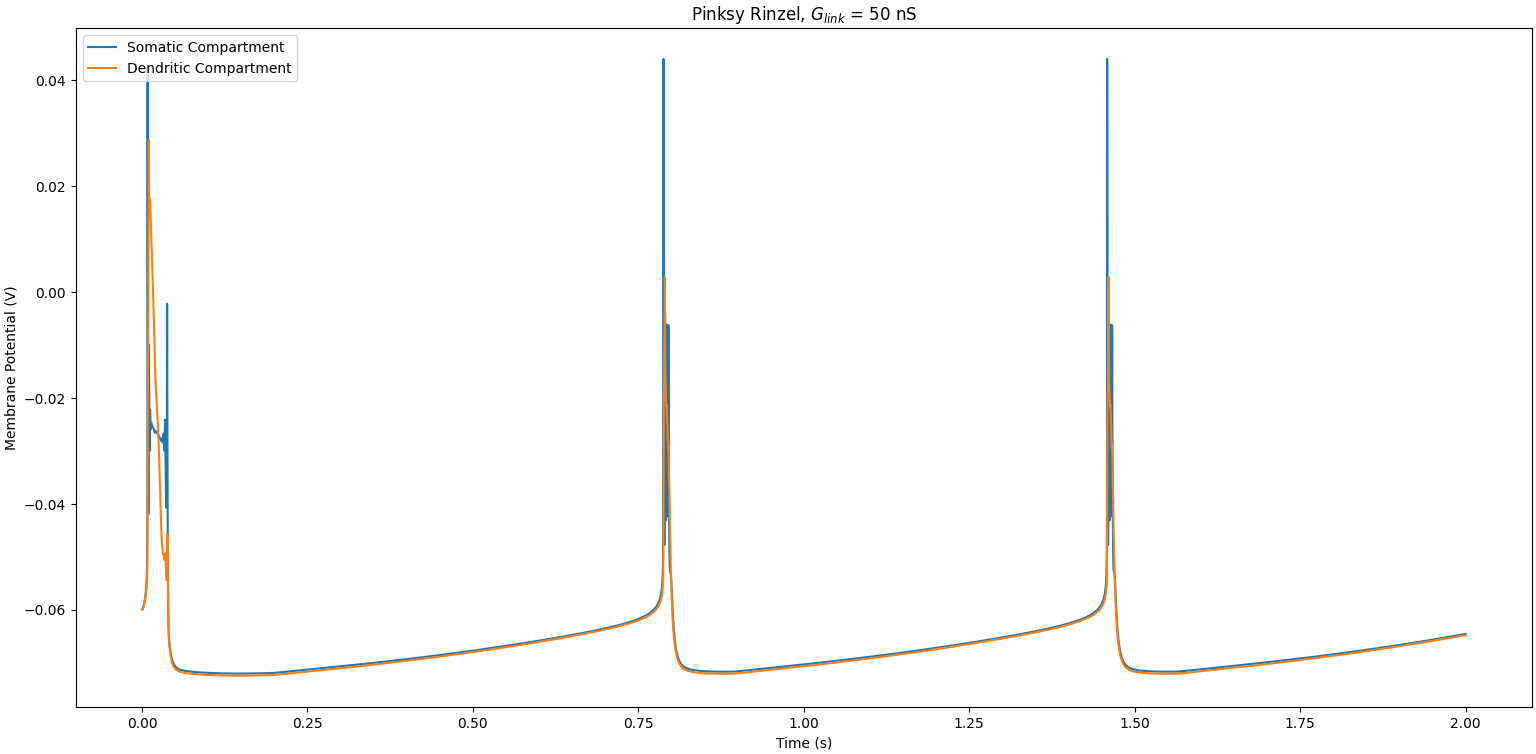

Here is the Python script that generated this plot:
import random as r
import numpy as np
import matplotlib.pyplot as plt
import math as math

def PR(Glink = 50e-9):
    ### parameters ###
    somaArea = 1/3
    somaticLeakCond = somaArea * 5e-9 #S
    maxNaCond = somaArea * 3e-6 #S
    maxDelayedRectifierCond = somaArea * 2e-6 #S
    somaCapacitance = somaArea * 100e-12 #F
    somaIapp = 0

    dendriteArea = 1 - somaArea
    dendriticLeakCond = dendriteArea * 5e-9 #S
    maxCaCond = dendriteArea * 2e-6 #S
    maxKCaCond = dendriteArea * 2.5e-6 #S
    maxKAHPCond = dendriteArea * 40e-9 #S
    dendriteCapacitance = dendriteArea * 100e-12 #F
    dendriteIapp = 0

    linkCond = Glink #S

    NaPot = 60e-3 #V
    CaPot = 80e-3 #V
    taoCa = 50e-3 #S
    KPot = -75e-3 #V
    leakPot = -60e-3 #V

    kConvert = 5e6/dendriteArea #MC^-1

    ### vectors ###
    dt = 0.2e-6 #s
    duration = 2 #s
    time = np.arange(0,duration+dt, dt)

    Vs = np.ones(len(time)) * leakPot
    Vd = np.ones(len(time)) * leakPot
    m = np.ones(len(time)) * 0
    h = np.ones(len(time)) * 0
    n = np.ones(len(time)) * 0
    mCa = np.ones(len(time)) * 0
    mKCa =np.ones(len(time)) * 0
    mKAHP = np.ones(len(time)) * 0
    Ca = np.ones(len(time)) * 0 # concentration

    ### rate constants for gating variables ###
    def alphaM(Vs):
        return (320*10**3*(Vs+0.0469)) / (1-math.exp(-250*(Vs+0.0469)))
    def betaM(Vs):
        return (280*10**3*(Vs+0.0199)) / (math.exp(200*(Vs+0.0199))-1)

    def alphaH(Vs):
        return 128*math.exp(-(Vs+0.043)/0.018)
    def betaH(Vs):
        return 4000/(1+math.exp(-200*(Vs+0.020)))

    def alphaN(Vs):
        return (16e3*(Vs+0.0249))/(1-math.exp(-200*(Vs + 0.0249)))
    def betaN(Vs):
        return 250*math.exp(-25*(Vs+0.040))

    def alphaMCa(Vd):
        return 1600/(1+math.exp(-72*(Vd-0.005)))
    def betaMCa(Vd):
        return (2e4*(Vd+0.0089)) / (math.exp(200*(Vd+0.0089))-1)

    def alphaMKCa(Vd):
        if Vd > -0.010:
            return 2000*math.exp(-(Vd+0.0535)/0.027)
        else:
            return math.exp((Vd+0.05)/0.011-(Vd+0.0535)/0.027) / 0.018975
    def betaMKCa(Vd):
        if Vd > -0.010:
            return 0
        else:
            return 2000*math.exp(-(Vd+0.0535)/0.027) - alphaMKCa(Vd)

    def X(i):
        return min([4000*Ca[i], 1])

    def alphaMKAHP(i):
        return min([20, 20000*Ca[i]])
    betaMKAHP = 4

    ### ODEs ###a
    def VsDot(i):
        return (somaticLeakCond*(leakPot-Vs[i]) + maxNaCond*m[i]**2*h[i]*(NaPot-Vs[i]) + maxDelayedRectifierCond*n[i]**2*(KPot-Vs[i]) + linkCond*(Vd[i]-Vs[i]) + somaIapp)/somaCapacitance
    def mDot(i):
        return alphaM(Vs[i])*(1-m[i]) - betaM(Vs[i])*m[i]
    def hDot(i):
        return alphaH(Vs[i])*(1-h[i]) - betaH(Vs[i])*h[i]
    def nDot(i):
        return alphaN(Vs[i])*(1-n[i]) - betaN(Vs[i])*n[i]

    def VdDot(i):
        return (dendriticLeakCond*(leakPot-Vd[i]) + maxCaCond*mCa[i]**2*(CaPot-Vd[i]) + maxKCaCond*mKCa[i]*X(i)*(KPot-Vd[i]) + maxKAHPCond*mKAHP[i]*(KPot-Vd[i]) - linkCond*(Vd[i]-Vs[i]) + dendriteIapp)/dendriteCapacitance
    def mCaDot(i):
        return alphaMCa(Vd[i])*(1-mCa[i]) - betaMCa(Vd[i])*mCa[i]
    def mKCaDot(i):
        return alphaMKCa(Vd[i])*(1-mKCa[i]) - betaMKCa(Vd[i])*mKCa[i]
    def mKAHPDot(i):
        return alphaMKAHP(i)*(1-mKAHP[i]) - betaMKAHP*mKAHP[i]

    def caDot(i):
        return -Ca[i]/taoCa+kConvert*maxCaCond*mCa[i]**2*(CaPot-Vd[i])

    ### Forward Euler ###
    canSpike = True
    for i in range(1, len(time)):
        Vs[i] = Vs[i-1] + dt*VsDot(i-1)
        m[i] = m[i-1] + dt*mDot(i-1)
        h[i] = h[i-1] + dt*hDot(i-1)
        n[i] = n[i-1] + dt*nDot(i-1)
        Vd[i] = Vd[i-1] + dt*VdDot(i-1)
        mCa[i] = mCa[i-1] + dt*mCaDot(i-1)
        mKCa[i] = mKCa[i-1] + dt*mKCaDot(i-1)
        mKAHP[i] = mKAHP[i-1] + dt*mKAHPDot(i-1)
        Ca[i] = Ca[i-1] + dt*caDot(i-1)
        if Vs[i] < -30e-3:
            canSpike = True
        if Vs[i] > -10e-3 and canSpike:
            print("spiked", time[i])
            canSpike = False
    
    return time, Vs, Vd

plt.figure(layout = 'constrained')
time, Vs, Vd = PR(Glink = 50e-9)
plt.plot(time, Vs, label = "Somatic Compartment")
plt.plot(time, Vd, label = 'Dendritic Compartment')
plt.ylabel('Membrane Potential (V)')
plt.xlabel('Time (s)')
plt.title("Pinksy Rinzel, $G_{link}$ = 50 nS")
plt.legend(loc = 'upper left')

plt.show()
